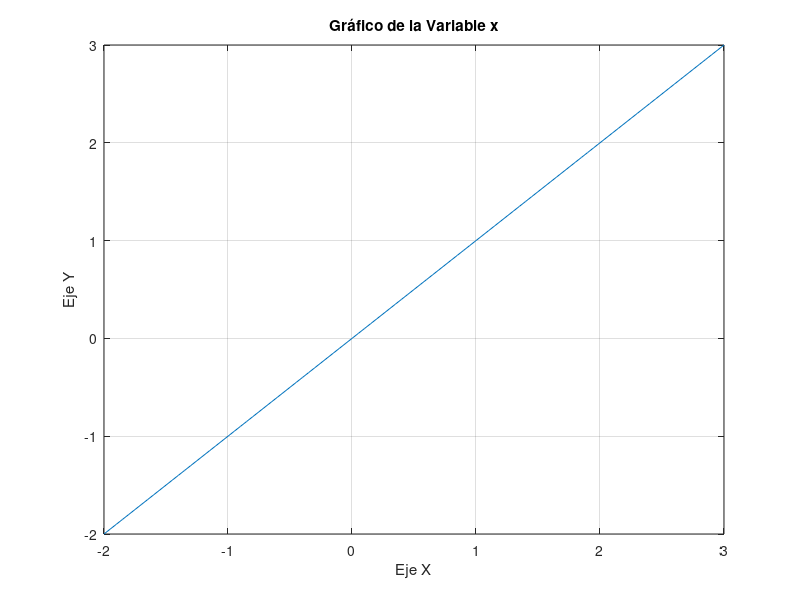

MATLAB code for this plot:
% Definir el rango
x = -2:0.05:3;

% Graficar
plot(x, x);
xlabel('Eje X');
ylabel('Eje Y');
title('Gráfico de la Variable x');
grid on;
